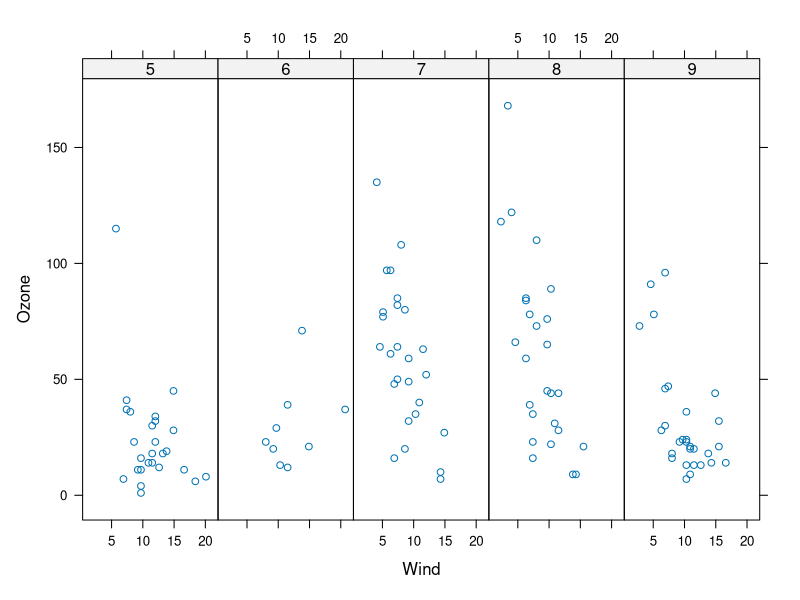
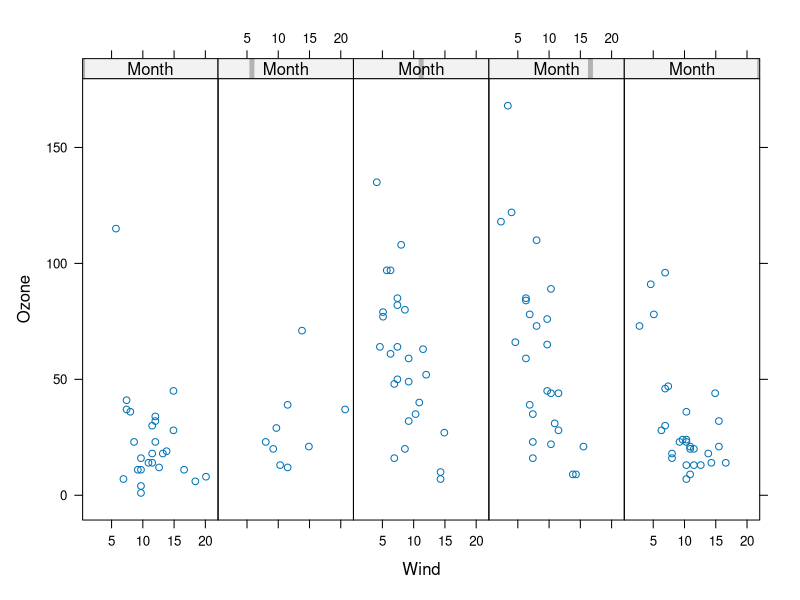
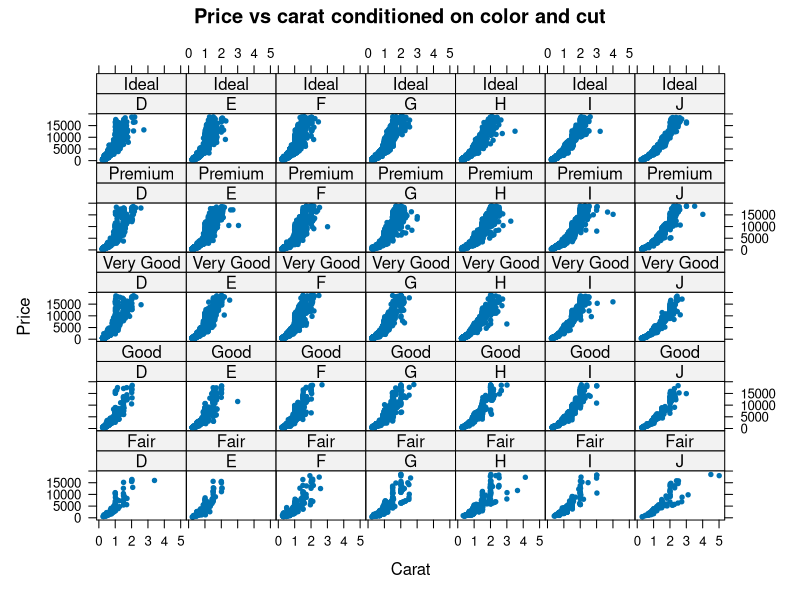

These figures' R source, in order:
## ---- chunk 1
library(lattice)
library(datasets)
## ---- chunk 2
xyplot(Ozone ~ Wind | as.factor(Month), data = airquality, layout = c(5,1))
xyplot(Ozone ~ Wind | Month, data = airquality, layout = c(5,1))
## ---- chunk 3
library(ggplot2)
xyplot(price~carat | color*cut, data = diamonds, pch = 20, xlab = "Carat", ylab = "Price", main = "Price vs carat conditioned on color and cut")
#argument strip = FALSE will remove the condition labels
